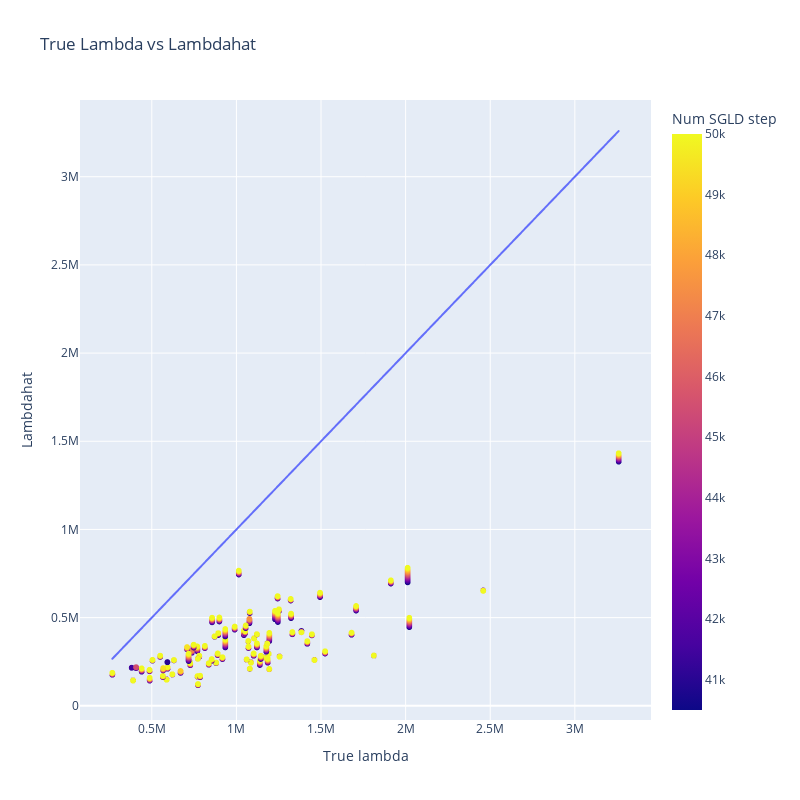

The cell this chart's notebook holds for it:
### Markdown cell above
## Effects of `sgld_config.num_steps`

### Code cell
s = 500
burn_in = 40000
sgld_num_steps = sample_doc["config"]["sgld_config"]["num_steps"]
n = sample_doc["config"]["num_training_data"]
data = []

# df = df_data[~np.isnan(df_data["lambdahat"])]
df = df_data

for i, row in df.iterrows():
    expt_id = row["_id"]
    trace = row["loss_trace"]
    init_loss = row["init_loss"]
    true_lambda = row["true_lambda"]
    for nstep in range(s + burn_in, sgld_num_steps + 1, s):
        nstep_lambdhat = (np.mean(trace[burn_in:nstep]) - init_loss) * n / np.log(n)
        data.append([expt_id, nstep, nstep_lambdhat, true_lambda])
df = pd.DataFrame(data, columns=["_id", "nstep", "lambdahat", "true_lambda"])

fig = px.scatter(
    df, 
    x="true_lambda", 
    y="lambdahat", 
    color="nstep",
    labels={
        "true_lambda": "True lambda",
        "lambdahat": "lambdahat",
        "nstep": "Num SGLD step"
    },
    title="True Lambda vs Lambdahat"
)

# Add the y=x line
sorted_true_lambda = sorted(df["true_lambda"])
fig.add_trace(
    px.line(
        x=sorted_true_lambda, 
        y=sorted_true_lambda
    ).data[0]
)

# Update the layout
fig.update_layout(
    xaxis_title="True lambda",
    yaxis_title="Lambdahat",
    legend_title="Legend",
    width=800,
    height=800, 
    # yaxis_type="log", 
    # xaxis_type="log",
)

### Figure 1 — Plotly figure (JSON) as saved in the notebook; plotly's stock layout.template omitted (floating-point values rounded to 4 significant figures; data arrays with more than 128 entries replaced by an {"elided": "..."} marker saying what was removed)
{"data": [{"hovertemplate": "True lambda=%{x}<br>lambdahat=%{y}<br>Num SGLD step=%{marker.color}<extra></extra>", "legendgroup": "", "marker": {"color": {"elided": "1960 int values"}, "coloraxis": "coloraxis", "symbol": "circle"}, "mode": "markers", "name": "", "showlegend": false, "type": "scattergl", "x": {"elided": "1960 float values"}, "xaxis": "x", "y": {"elided": "1960 float values"}, "yaxis": "y"}, {"hovertemplate": "x=%{x}<br>y=%{y}<extra></extra>", "legendgroup": "", "line": {"color": "#636efa", "dash": "solid"}, "marker": {"symbol": "circle"}, "mode": "lines", "name": "", "showlegend": false, "type": "scattergl", "x": {"elided": "1960 float values"}, "xaxis": "x", "y": {"elided": "1960 float values"}, "yaxis": "y"}], "layout": {"coloraxis": {"colorbar": {"title": {"text": "Num SGLD step"}}, "colorscale": [[0, "#0d0887"], [0.1111, "#46039f"], [0.2222, "#7201a8"], [0.3333, "#9c179e"], [0.4444, "#bd3786"], [0.5556, "#d8576b"], [0.6667, "#ed7953"], [0.7778, "#fb9f3a"], [0.8889, "#fdca26"], [1, "#f0f921"]]}, "height": 800, "legend": {"title": {"text": "Legend"}, "tracegroupgap": 0}, "title": {"text": "True Lambda vs Lambdahat"}, "width": 800, "xaxis": {"anchor": "y", "domain": [0, 1], "title": {"text": "True lambda"}}, "yaxis": {"anchor": "x", "domain": [0, 1], "title": {"text": "Lambdahat"}}}}
